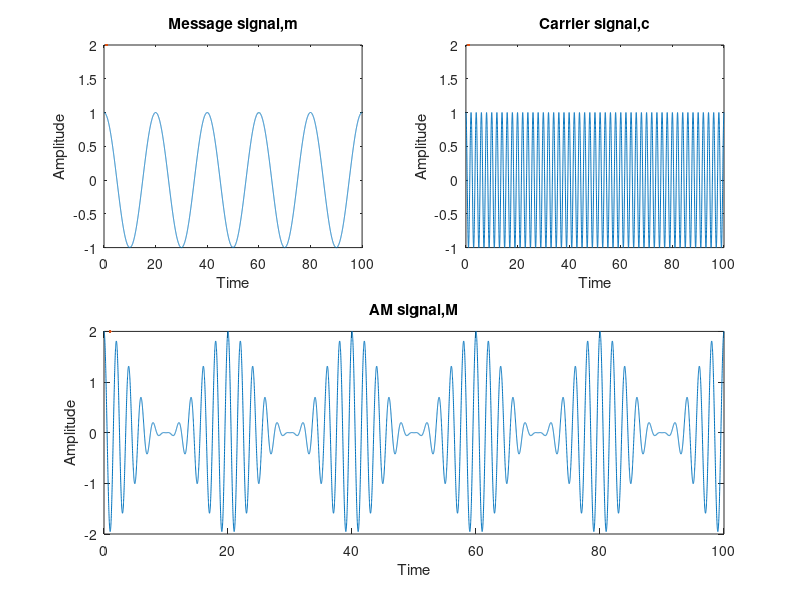
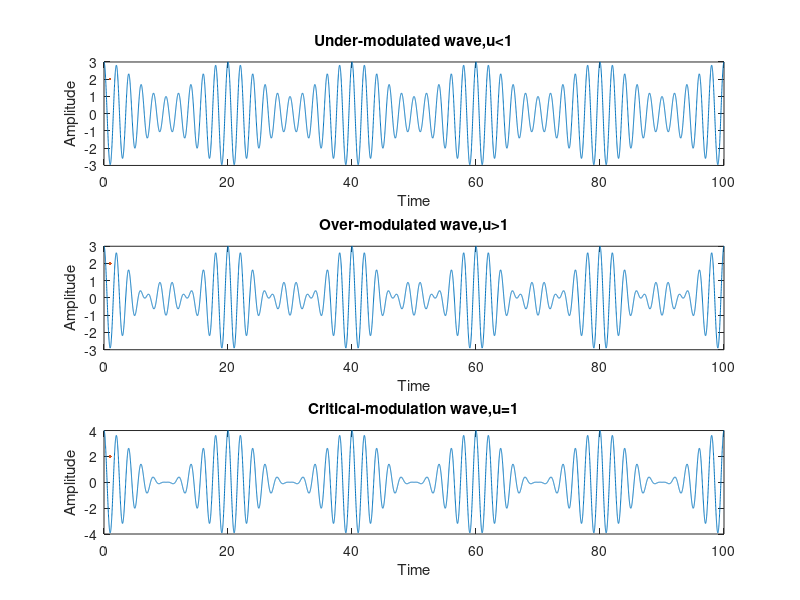

The MATLAB source for these figures, in order:
%Message signal,m
clc;
close all;
f=5;
fs=100;
t=0:0.01:fs;
AM=1;
m=cos(2*pi*(f/fs)*t);
subplot(221);
plot(t,m,LineWidth=2);
xlabel('Time');
ylabel('Amplitude');
title('Message signal,m');

%Carrier signal,c
AC=1;
c=cos(2*pi*(50/fs)*t);
subplot(222);
plot(t,c,LineWidth=2);
xlabel('Time');
ylabel('Amplitude');
title('Carrier signal,c');

%AM signal, 
u=AM/AC; %u is the modulation index
M=c.*(1+u.*m);
subplot(2,2,[3,4]);
plot(t,M,LineWidth=2);
xlabel('Time');
ylabel('Amplitude');
title('AM signal,M');

%u<1,under-modulated
AM=1;
AC=2;
u=AM/AC; %u is the modulation index
M=AC.*(1+(u.*m)).*c;
figure(2);
subplot(311);
plot(t,M,LineWidth=2);
xlabel('Time');
ylabel('Amplitude');
title('Under-modulated wave,u<1');

%u>1,over-modulated
AM=2;
AC=1;
u=AM/AC; %u is the modulation index
M=AC.*(1+(u.*m)).*c;
subplot(312);
plot(t,M,LineWidth=2);
xlabel('Time');
ylabel('Amplitude');
title('Over-modulated wave,u>1');

%u=1,Perfect-modulation
AM=2;
AC=2;
u=AM/AC; %u is the modulation index
M=AC.*(1+(u.*m)).*c;
subplot(313);
plot(t,M,LineWidth=2);
xlabel('Time');
ylabel('Amplitude');
title('Critical-modulation wave,u=1');
